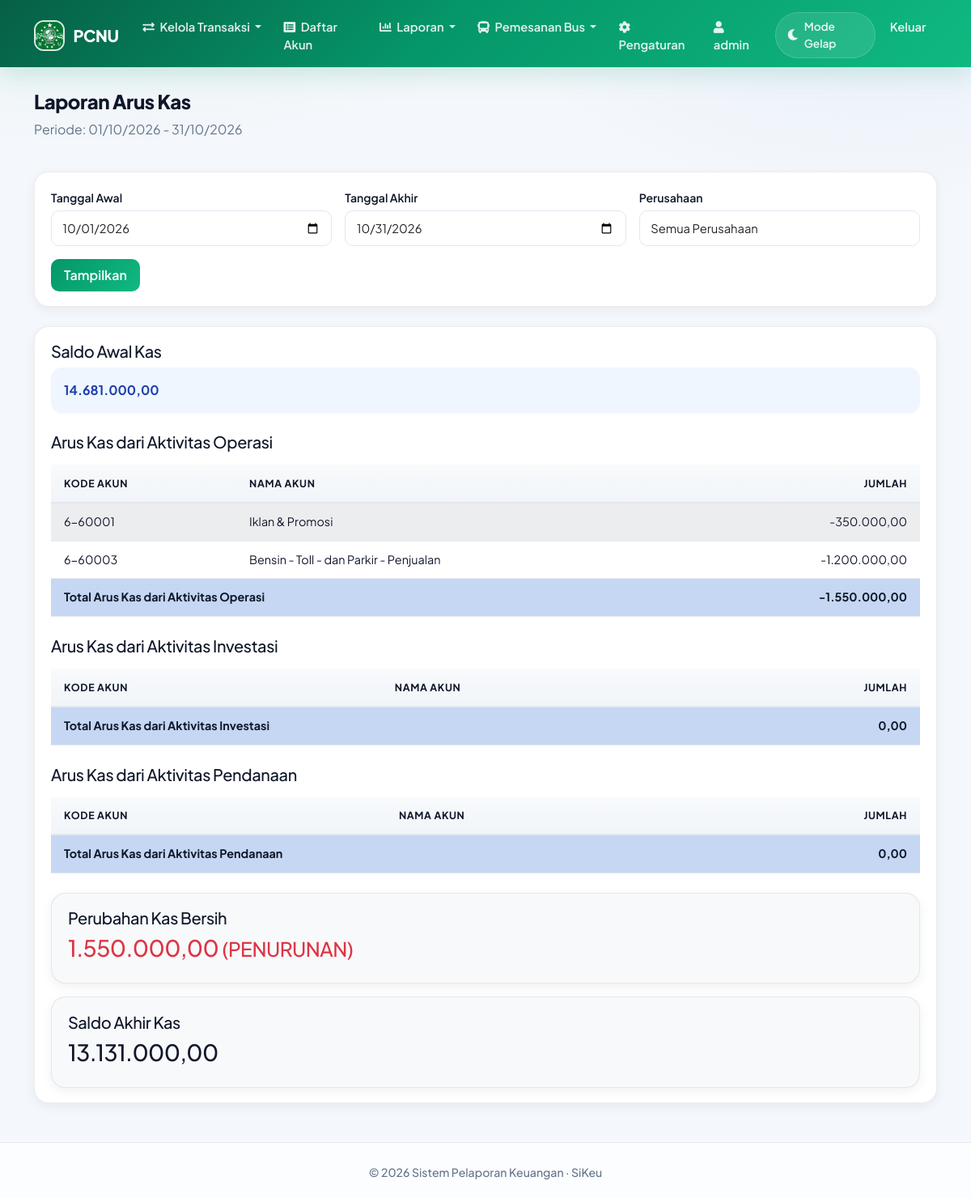
Page /laporan/arus_kas.php (signed in) on the committed database.
### tables this page shows
CREATE TABLE `perusahaan` (
  `id` int(11) NOT NULL,
  `nama` varchar(100) NOT NULL,
  `alamat` text DEFAULT NULL,
  `telepon` varchar(20) DEFAULT NULL,
  `email` varchar(100) DEFAULT NULL,
  `website` varchar(255) DEFAULT NULL COMMENT 'URL website perusahaan',
  `logo` varchar(255) DEFAULT NULL,
  `jenis` enum('regular','premium') NOT NULL DEFAULT 'regular' COMMENT 'Jenis akun perusahaan',
  `deskripsi` text DEFAULT NULL,
  `created_at` timestamp NOT NULL DEFAULT current_timestamp()
);

CREATE TABLE `users` (
  `id` int(11) NOT NULL,
  `username` varchar(50) NOT NULL,
  `password` varchar(255) NOT NULL,
  `nama_lengkap` varchar(100) NOT NULL,
  `email` varchar(100) DEFAULT NULL,
  `no_hp` varchar(20) DEFAULT NULL,
  `alamat` text DEFAULT NULL,
  `foto_profil` varchar(255) DEFAULT NULL,
  `id_perusahaan` int(11) DEFAULT NULL,
  `default_company` int(11) DEFAULT NULL,
  `created_at` timestamp NOT NULL DEFAULT current_timestamp()
);

### config/functions.php (called while the page is built, shortened)
<?php
function checkUserRole($db, $user_id, $perusahaan_id, $required_role = 'admin')
{
    $stmt = $db->prepare("SELECT role FROM user_perusahaan WHERE user_id = ? AND perusahaan_id = ?");
    $stmt->execute([$user_id, $perusahaan_id]);
    $user_role = $stmt->fetchColumn();
    switch ($required_role) {
        case 'admin':
            return $user_role === 'admin';
    }
}

### laporan/arus_kas.php (the view, shortened to what this page needs)
<?php
require_once '../config/database.php';
require_once '../config/functions.php';
$tanggal_awal = isset($_GET['tanggal_awal']) ? $_GET['tanggal_awal'] : date('Y-m-01');
$tanggal_akhir = isset($_GET['tanggal_akhir']) ? $_GET['tanggal_akhir'] : date('Y-m-t');
$stmt_company = $db->prepare("SELECT default_company FROM users WHERE id = ?");
$stmt_company->execute([$_SESSION['user_id']]);
$user_data = $stmt_company->fetch();
$id_perusahaan = $user_data['default_company'];
$is_admin = false;
if (isset($_SESSION['user_id']) && isset($db)) {
    $user_id = $_SESSION['user_id'];
    $stmt = $db->prepare("SELECT default_company FROM users WHERE id = ?");
    $stmt->execute([$user_id]);
    $user_data = $stmt->fetch();
    $default_company_id = $user_data['default_company'];
    if (checkUserRole($db, $user_id, $default_company_id, 'admin')) {
        $is_admin = true;
    }
}
$filter_perusahaan = $id_perusahaan;
$sql_saldo_awal = "SELECT COALESCE(SUM(CASE WHEN jenis = 'pemasukan' THEN jumlah ELSE -jumlah END), 0) as saldo
FROM transaksi
WHERE tanggal < ? AND id_perusahaan = ?";
$stmt_saldo_awal = $db->prepare($sql_saldo_awal);
$stmt_saldo_awal->execute([$tanggal_awal, $filter_perusahaan]);
$saldo_awal = $stmt_saldo_awal->fetch()['saldo'];
$sql_operasi = "SELECT
    a.kode_akun,
    a.nama_akun,
    COALESCE(SUM(CASE WHEN t.jenis = 'pemasukan' THEN t.jumlah ELSE -t.jumlah END), 0) as jumlah
FROM akun a
LEFT JOIN transaksi t ON a.id = t.id_akun_debit OR a.id = t.id_akun_kredit
    AND t.tanggal BETWEEN ? AND ?
    AND t.id_perusahaan = ?
WHERE a.kategori IN ('pendapatan', 'beban')
  AND a.id_perusahaan = ?
GROUP BY a.id, a.kode_akun, a.nama_akun
HAVING jumlah != 0
ORDER BY a.kode_akun ASC";
$stmt_operasi = $db->prepare($sql_operasi);
$stmt_operasi->execute([$tanggal_awal, $tanggal_akhir, $filter_perusahaan, $filter_perusahaan]);
$data_operasi = $stmt_operasi->fetchAll();
$total_operasi = 0;
foreach ($data_operasi as $operasi) {
    $total_operasi += $operasi['jumlah'];
}
$total_investasi = 0;
$total_pendanaan = 0;
$perubahan_kas = $total_operasi + $total_investasi + $total_pendanaan;
$saldo_akhir = $saldo_awal + $perubahan_kas;
require_once '../templates/header.php';
?>
<div class="container mt-4">
    <div class="row mb-4">
        <div class="col">
            <h2>Laporan Arus Kas</h2>
            <p class="text-muted">Periode: <?= date('d/m/Y', strtotime($tanggal_awal)) ?> - <?= date('d/m/Y', strtotime($tanggal_akhir)) ?></p>
        </div>
    </div>
    <div class="card mb-4">
        <div class="card-body">
            <form method="GET" class="row g-3">
                <div class="col-md-4">
                    <label for="tanggal_awal" class="form-label">Tanggal Awal</label>
                    <input type="date" class="form-control" id="tanggal_awal" name="tanggal_awal" value="<?= $tanggal_awal ?>">
                </div>
                <div class="col-md-4">
                    <label for="tanggal_akhir" class="form-label">Tanggal Akhir</label>
                    <input type="date" class="form-control" id="tanggal_akhir" name="tanggal_akhir" value="<?= $tanggal_akhir ?>">
                </div>
                <?php if ($is_admin): ?>
                    <div class="col-md-4">
                        <label for="perusahaan" class="form-label">Perusahaan</label>
                        <select class="form-select" id="perusahaan" name="perusahaan">
                            <option value="">Semua Perusahaan</option>
                        </select>
                    </div>
                <?php endif; ?>
                <div class="col-md-4 d-flex align-items-end">
                    <button type="submit" class="btn btn-primary">Tampilkan</button>
                </div>
            </form>
        </div>
    </div>
    <div class="card">
        <div class="card-body">
            <div class="mb-4">
                <h5>Saldo Awal Kas</h5>
                <div class="alert alert-info">
                    <strong><?= number_format($saldo_awal, 2, ',', '.') ?></strong>
                </div>
            </div>
            <h5 class="mb-3">Arus Kas dari Aktivitas Operasi</h5>
            <table class="table table-striped mb-4">
                <thead>
                    <tr>
                        <th>Kode Akun</th>
                        <th>Nama Akun</th>
                        <th class="text-end">Jumlah</th>
                    </tr>
                </thead>
                <tbody>
                    <?php foreach ($data_operasi as $operasi): ?>
                        <tr>
                            <td><?= htmlspecialchars($operasi['kode_akun']) ?></td>
                            <td><?= htmlspecialchars($operasi['nama_akun']) ?></td>
                            <td class="text-end"><?= number_format($operasi['jumlah'], 2, ',', '.') ?></td>
                        </tr>
                    <?php endforeach; ?>
                    <tr class="table-primary fw-bold">
                        <td colspan="2">Total Arus Kas dari Aktivitas Operasi</td>
                        <td class="text-end"><?= number_format($total_operasi, 2, ',', '.') ?></td>
                    </tr>
                </tbody>
            </table>
            <h5 class="mb-3">Arus Kas dari Aktivitas Investasi</h5>
            <table class="table table-striped mb-4">
                <thead>
                    <tr>
                        <th>Kode Akun</th>
                        <th>Nama Akun</th>
                        <th class="text-end">Jumlah</th>
                    </tr>
                </thead>
                <tbody>
                    <tr class="table-primary fw-bold">
                        <td colspan="2">Total Arus Kas dari Aktivitas Investasi</td>
                        <td class="text-end"><?= number_format($total_investasi, 2, ',', '.') ?></td>
                    </tr>
                </tbody>
            </table>
            <h5 class="mb-3">Arus Kas dari Aktivitas Pendanaan</h5>
            <table class="table table-striped mb-4">
                <thead>
                    <tr>
                        <th>Kode Akun</th>
                        <th>Nama Akun</th>
                        <th class="text-end">Jumlah</th>
                    </tr>
                </thead>
                <tbody>
                    <tr class="table-primary fw-bold">
                        <td colspan="2">Total Arus Kas dari Aktivitas Pendanaan</td>
                        <td class="text-end"><?= number_format($total_pendanaan, 2, ',', '.') ?></td>
                    </tr>
                </tbody>
            </table>
            <div class="card bg-light mb-3">
                <div class="card-body">
                    <h5 class="card-title">Perubahan Kas Bersih</h5>
                    <h3 class="<?= $perubahan_kas >= 0 ? 'text-success' : 'text-danger' ?>">
                        <?= number_format(abs($perubahan_kas), 2, ',', '.') ?>
                        <small>(<?= $perubahan_kas >= 0 ? 'KENAIKAN' : 'PENURUNAN' ?>)</small>
                    </h3>
                </div>
            </div>
            <div class="card bg-light">
                <div class="card-body">
                    <h5 class="card-title">Saldo Akhir Kas</h5>
                    <h3><?= number_format($saldo_akhir, 2, ',', '.') ?></h3>
                </div>
            </div>
        </div>
    </div>
</div>
<?php require_once '../templates/footer.php'; ?>

### templates/header.php (shortened to what this page needs)
<!DOCTYPE html>
<html lang="id" data-theme="light">
<head>
    <link href="https://cdn.jsdelivr.net/npm/bootstrap@5.1.3/dist/css/bootstrap.min.css" rel="stylesheet">
    <link href="https://cdnjs.cloudflare.com/ajax/libs/font-awesome/5.15.4/css/all.min.css" rel="stylesheet">
    <?php
    $sikeu_theme_ver = @filemtime(__DIR__ . '/../assets/css/sikeu-theme.css') ?: time();
    $sikeu_dark_ver = @filemtime(__DIR__ . '/../assets/css/dark-mode.css') ?: time();
    $sikeu_style_ver = @filemtime(__DIR__ . '/../assets/css/style.css') ?: time();
    ?>
    <link href="/assets/css/sikeu-theme.css?v=<?= $sikeu_theme_ver ?>" rel="stylesheet">
    <link href="/assets/css/dark-mode.css?v=<?= $sikeu_dark_ver ?>" rel="stylesheet">
    <link rel="stylesheet" href="/assets/css/style.css?v=<?= $sikeu_style_ver ?>">
    <link rel="stylesheet" href="https://unpkg.com/leaflet@1.7.1/dist/leaflet.css" />
</head>
<body class="sikeu-app">
    <?php
    $is_viewer = false;
    $is_nugrosir = false;
    if (isset($_SESSION['user_id']) && isset($db)) {
        $user_id = $_SESSION['user_id'];
        $stmt = $db->prepare("SELECT default_company FROM users WHERE id = ?");
        $stmt->execute([$user_id]);
        $user_data = $stmt->fetch();
        $default_company_id = $user_data['default_company'];
        if ($default_company_id) {
            $stmt = $db->prepare("SELECT role FROM user_perusahaan WHERE user_id = ? AND perusahaan_id = ?");
            $stmt->execute([$user_id, $default_company_id]);
            $user_role = $stmt->fetchColumn();
            $is_viewer = ($user_role === 'viewer');
        }
        $stmt_nugrosir = $db->prepare("SELECT 1 FROM user_perusahaan up
                            JOIN perusahaan p ON up.perusahaan_id = p.id
                            WHERE up.user_id = ? AND UPPER(p.nama) = 'NUGO' AND up.status = 'active'");
        $stmt_nugrosir->execute([$user_id]);
        $is_nugrosir = $stmt_nugrosir->fetch() ? true : false;
    }
    ?>
    <nav class="navbar navbar-expand-lg navbar-dark sikeu-navbar">
        <div class="container">
            <a class="navbar-brand" href="/index.php">
                <?php
                $logo_path = '/assets/img/logo.jpg';
                if (isset($_SESSION['user_id']) && isset($db)) {
                    $user_id = $_SESSION['user_id'];
                    $stmt = $db->prepare("SELECT default_company FROM users WHERE id = ?");
                    $stmt->execute([$user_id]);
                    $user_data = $stmt->fetch();
                    $default_company_id = $user_data['default_company'] ?? null;
                    if ($default_company_id) {
                        $stmt = $db->prepare("SELECT logo, nama FROM perusahaan WHERE id = ?");
                        $stmt->execute([$default_company_id]);
                        $perusahaan = $stmt->fetch();
                        if ($perusahaan && !empty($perusahaan['logo'])) {
                            $logo_path = '/' . $perusahaan['logo'];
                        }
                    }
                }
                ?>
                <img src="<?php echo htmlspecialchars($logo_path); ?>" alt="Logo" />
                <?php
                if (isset($perusahaan) && !empty($perusahaan['nama'])) {
                    echo htmlspecialchars($perusahaan['nama']);
                } else {
                    echo "SiKeu";
                }
                ?>
            </a>
            <div class="collapse navbar-collapse" id="navbarNav">
                <ul class="navbar-nav me-auto">
                    <?php
                    if (!$is_viewer) :
                    ?>
                        <li class="nav-item dropdown">
                            <a class="nav-link dropdown-toggle" href="#" id="transaksiDropdown" role="button" data-bs-toggle="dropdown" aria-expanded="false">
                                <i class="fas fa-exchange-alt me-1"></i> Kelola Transaksi
                            </a>
                        </li>
                        <li class="nav-item">
                            <a class="nav-link" href="/akun/index.php"><i class="fas fa-list-alt me-1"></i> Daftar Akun</a>
                        </li>
                    <?php endif; ?>
                    <li class="nav-item dropdown">
                        <a class="nav-link dropdown-toggle" href="#" id="navbarDropdown" role="button" data-bs-toggle="dropdown">
                            <i class="fas fa-chart-bar me-1"></i> Laporan
                        </a>
                    </li>
                    <?php if ($is_nugrosir) : ?>
                        <li class="nav-item dropdown">
                            <a class="nav-link dropdown-toggle" href="#" id="busDropdown" role="button" data-bs-toggle="dropdown">
                                <i class="fas fa-bus me-1"></i> Pemesanan Bus
                            </a>
                        </li>
                    <?php endif; ?>
                    <?php if (!$is_viewer) : ?>
                        <li class="nav-item">
                            <a class="nav-link" href="/pengaturan/index.php"><i class="fas fa-cog me-1"></i> Pengaturan</a>
                        </li>
                    <?php endif; ?>
                </ul>
                <ul class="navbar-nav">
                    <?php if (isset($_SESSION['user_id'])) :
                        $stmt = $db->prepare("SELECT * FROM users WHERE id = ?");
                        $stmt->execute([$_SESSION['user_id']]);
                        $user = $stmt->fetch();
                        $username = $user['username'] ?? 'Pengguna';
                    ?>
                        <li class="nav-item">
                            <a class="nav-link" href="/pengaturan/profil.php">
                                <i class="fas fa-user me-1"></i>
                                <span><?php echo htmlspecialchars($username); ?></span>
                            </a>
                        </li>
                        <li class="nav-item d-flex align-items-center px-1">
                            <div class="sikeu-theme-switch" onclick="toggleTheme()" role="button" tabindex="0" aria-label="Toggle theme">
                                <i class="fas fa-moon"></i>
                                <span class="d-none d-lg-inline">Mode Gelap</span>
                            </div>
                        </li>
                        <li class="nav-item">
                            <a class="nav-link" href="/logout.php">Keluar</a>
                        </li>
                    <?php endif; ?>
                </ul>
            </div>
        </div>
    </nav>

### rows in the picture
perusahaan: logo (picture), nama "PCNU"
users: username "admin"

### other values in the picture
date('d/m/Y', strtotime($tanggal_awal)) "01/10/2026"
date('d/m/Y', strtotime($tanggal_akhir)) "31/10/2026"
$saldo_awal "14.681.000,00"
$operasi['kode_akun'] "6-60001"
$operasi['nama_akun'] "Iklan & Promosi"
$operasi['jumlah'] "-350.000,00"
$operasi['kode_akun'] "6-60003"
$operasi['nama_akun'] "Bensin - Toll - dan Parkir - Penjualan"
$operasi['jumlah'] "-1.200.000,00"
$total_operasi "-1.550.000,00"
$total_investasi "0,00"
$total_pendanaan "0,00"
abs($perubahan_kas) "1.550.000,00"
$saldo_akhir "13.131.000,00"
